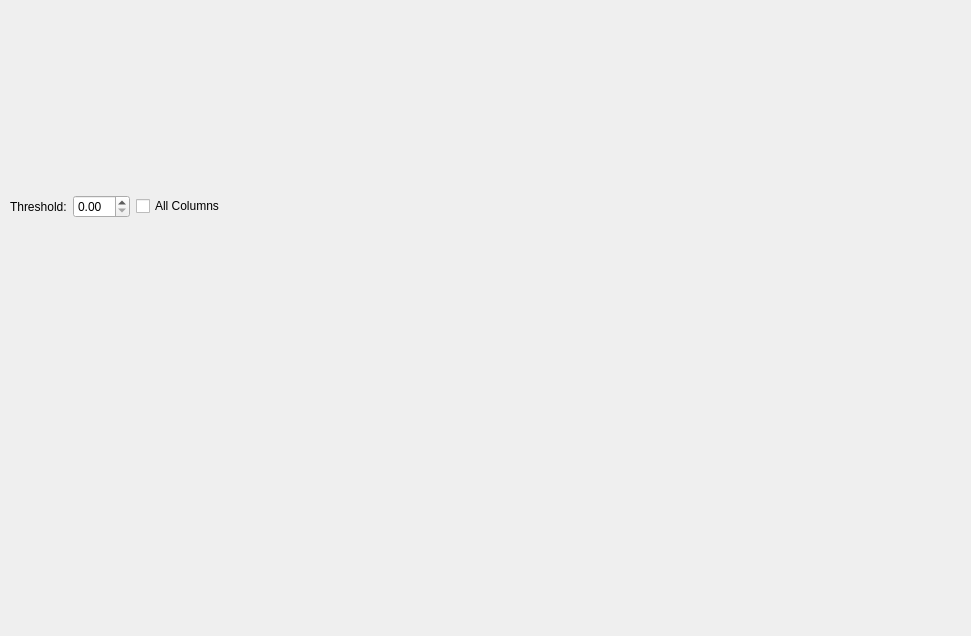
<?xml version="1.0" encoding="UTF-8"?>
<ui version="4.0">
 <class>MainWindow</class>
 <widget class="QMainWindow" name="MainWindow">
  <property name="geometry">
   <rect>
    <x>0</x>
    <y>0</y>
    <width>971</width>
    <height>636</height>
   </rect>
  </property>
  <property name="windowTitle">
   <string>MainWindow</string>
  </property>
  <widget class="QWidget" name="centralWidget">
   <widget class="QWidget" name="verticalLayoutWidget">
    <property name="geometry">
     <rect>
      <x>0</x>
      <y>0</y>
      <width>971</width>
      <height>611</height>
     </rect>
    </property>
    <layout class="QVBoxLayout" name="layoutMain" stretch="0,1">
     <property name="leftMargin">
      <number>10</number>
     </property>
     <property name="topMargin">
      <number>5</number>
     </property>
     <property name="rightMargin">
      <number>10</number>
     </property>
     <property name="bottomMargin">
      <number>5</number>
     </property>
     <item>
      <layout class="QHBoxLayout" name="layoutTopbar">
       <item>
        <layout class="QHBoxLayout" name="layoutThreshold">
         <item>
          <widget class="QLabel" name="labelThreshold">
           <property name="text">
            <string>Threshold:</string>
           </property>
          </widget>
         </item>
         <item>
          <widget class="QDoubleSpinBox" name="inputThreshold"/>
         </item>
        </layout>
       </item>
       <item>
        <widget class="QCheckBox" name="checkBoxAllCols">
         <property name="text">
          <string>All Columns</string>
         </property>
        </widget>
       </item>
       <item>
        <spacer name="spacerTopbar">
         <property name="orientation">
          <enum>Qt::Horizontal</enum>
         </property>
         <property name="sizeHint" stdset="0">
          <size>
           <width>40</width>
           <height>20</height>
          </size>
         </property>
        </spacer>
       </item>
      </layout>
     </item>
     <item>
      <layout class="QHBoxLayout" name="layoutComparison">
       <item>
        <layout class="QGridLayout" name="gridComparisonA"/>
       </item>
       <item>
        <widget class="Line" name="line">
         <property name="orientation">
          <enum>Qt::Vertical</enum>
         </property>
        </widget>
       </item>
       <item>
        <layout class="QGridLayout" name="gridComparisonB"/>
       </item>
      </layout>
     </item>
    </layout>
   </widget>
  </widget>
  <widget class="QMenuBar" name="menuBar">
   <property name="geometry">
    <rect>
     <x>0</x>
     <y>0</y>
     <width>971</width>
     <height>24</height>
    </rect>
   </property>
  </widget>
 </widget>
 <layoutdefault spacing="6" margin="11"/>
 <resources/>
 <connections/>
</ui>
